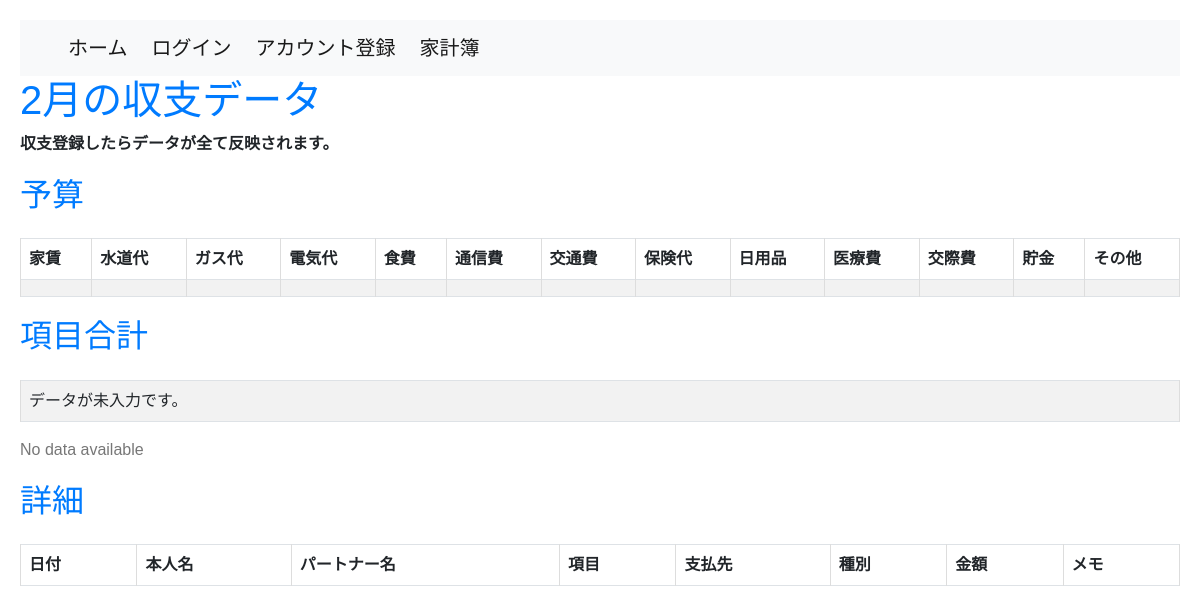
The page /household_budget/monthly_data/2024-2/ on the database as committed earlier.
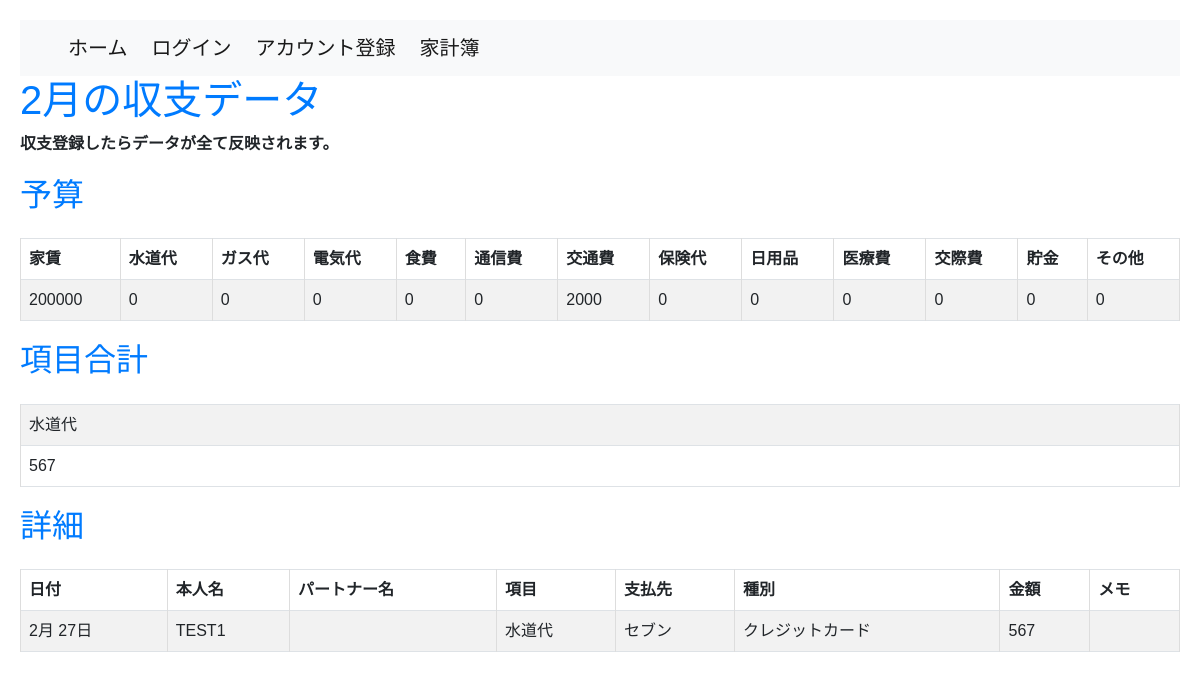
The same page on the database as committed later.
### household_budget/models.py (models this page shows, shortened)
class Budget(models.Model):
    user = models.ForeignKey(settings.AUTH_USER_MODEL, on_delete=models.CASCADE)
    event_date = models.DateField(default=datetime.date.today)
    rent_budget = models.IntegerField(default=0)
    water_supply_budget = models.IntegerField(default=0)
    gas_budget = models.IntegerField(default=0)
    electricity_budget = models.IntegerField(default=0)
    food_expenses_budget = models.IntegerField(default=0)
    communication_expenses_budget = models.IntegerField(default=0)
    transportation_expenses_budget = models.IntegerField(default=0)
    insurance_fee_budget = models.IntegerField(default=0)
    daily_necessities_budget = models.IntegerField(default=0)
    medical_bills_budget = models.IntegerField(default=0)
    entertainment_expenses_budget = models.IntegerField(default=0)
    saving_budget = models.IntegerField(default=0)
    add_item_budget = models.IntegerField(default=0)
    class Meta:
        db_table = 'Budget'

class Category(models.Model):
    category_name = models.CharField(max_length=50)
    class Meta:
        db_table = 'category'

class Transaction(models.Model):
    user = models.ForeignKey(settings.AUTH_USER_MODEL, on_delete=models.CASCADE)
    event_date = models.DateField()
    name_1 = models.CharField(max_length=20, default='', null=True)
    name_2 = models.CharField(max_length=20, default='', null=True)
    category = models.ForeignKey(Category, on_delete=models.CASCADE)
    payment_type = models.ForeignKey(PaymentType, on_delete=models.CASCADE)
    vendor_name = models.ForeignKey(Vendor, on_delete=models.CASCADE, related_name='vendor_transactions')
    amount = models.IntegerField(default=0)
    memo = models.TextField(null=True)
    class Meta:
        db_table = 'transaction'
        ordering = ['event_date']

class Vendor(models.Model):
    user = models.ForeignKey(settings.AUTH_USER_MODEL, on_delete=models.CASCADE)
    vendor_name = models.CharField(max_length=50)
    class Meta:
        db_table = 'vendor'

class PaymentType(models.Model):
    payment_type = models.CharField(max_length=20)
    class Meta:
        db_table = 'pament_type'

### household_budget/views.py (the view)
# urls.py: path('monthly_data/<int:year>-<int:month>/', M_DataView.as_view(), name='monthly_data'),
class M_DataView(TemplateView):
    template_name = 'm_data.html'  # 作成するHTMLテンプレートの名前に変更してください
    def get_context_data(self, **kwargs):
        context = super().get_context_data(**kwargs)
        year = self.kwargs.get('year')
        month = self.kwargs.get('month')
        monthly_summary = Transaction.objects.filter(event_date__year=year, event_date__month=month)\
            .values('category__category_name')\
            .annotate(total_amount=Sum('amount'))
        if not monthly_summary:
            context['no_data_message'] = 'データが未入力です'
            return context
        monthly_details = Transaction.objects.filter(event_date__year=year, event_date__month=month)
        latest_budget = Budget.objects.filter(event_date__year=year, event_date__month=month).order_by('-event_date').first()
        context['year'] = year
        context['month'] = month
        context['monthly_summary'] = monthly_summary
        context['monthly_details'] = monthly_details
        context['latest_budget'] = latest_budget
        return context

### household_budget/templates/m_data.html (shortened to what this page needs)
{% extends 'base.html' %}
{% block content %}
<!DOCTYPE html>
<html lang="en">
<head>
</head>
<body>
    <h1>{{ month }}月の収支データ</h1>
    <p><b>収支登録したらデータが全て反映されます。</b></p>
    <h2>予算</h2>
    <table class="table table-striped table-bordered mt-4">
        <thead class="thead-dark">
            <tr>
                <th>家賃</th>
                <th>水道代</th>
                <th>ガス代</th>
                <th>電気代</th>
                <th>食費</th>
                <th>通信費</th>
                <th>交通費</th>
                <th>保険代</th>
                <th>日用品</th>
                <th>医療費</th>
                <th>交際費</th>
                <th>貯金</th>
                <th>その他</th>
            </tr>
        </thead>
        <tbody>
            <tr>
                <td>{{ latest_budget.rent_budget }}</td>
                <td>{{ latest_budget.water_supply_budget }}</td>
                <td>{{ latest_budget.gas_budget }}</td>
                <td>{{ latest_budget.electricity_budget }}</td>
                <td>{{ latest_budget.food_expenses_budget }}</td>
                <td>{{ latest_budget.communication_expenses_budget }}</td>
                <td>{{ latest_budget.transportation_expenses_budget }}</td>
                <td>{{ latest_budget.insurance_fee_budget }}</td>
                <td>{{ latest_budget.daily_necessities_budget }}</td>
                <td>{{ latest_budget.medical_bills_budget }}</td>
                <td>{{ latest_budget.entertainment_expenses_budget }}</td>
                <td>{{ latest_budget.saving_budget }}</td>
                <td>{{ latest_budget.add_item_budget }}</td>
            </tr>
        </tbody>
    </table>
    <h2>項目合計</h2>
    <table class="table table-striped table-bordered mt-4">
        <tbody>
          {% if monthly_summary %}
            <tr>
                {% for entry in monthly_summary %}
                    <td>{{ entry.category__category_name }}</td>
                {% endfor %}
            </tr>
            <tr>
                {% for entry in monthly_summary %}
                    <td>{{ entry.total_amount|default:"0" }}</td>
                {% endfor %}
            </tr>
          {% else %}
            <tr>
              <td colspan="2">データが未入力です。</td>
            </tr>
          {% endif %}
        </tbody>
    </table>
    {% if not monthly_summary %}
        <p class="no-data">No data available</p>
    {% endif %}
    <h2>詳細</h2>
    <table class="table table-striped table-bordered mt-4">
        <thead class="thead-dark">
            <tr>
                <th>日付</th>
                <th>本人名</th>
                <th>パートナー名</th>
                <th>項目</th>
                <th>支払先</th>
                <th>種別</th>
                <th>金額</th>
                <th>メモ</th>
            </tr>
        </thead>
        <tbody>
            {% for detail in monthly_details %}
                <tr>
                    <td>{{ detail.event_date|date:"n月 j日" }}</td>
                    <td>{{ detail.name_1 }}</td>
                    <td>{{ detail.name_2 }}</td>
                    <td>{{ detail.category.category_name }}</td>
                    <td>{{ detail.vendor_name.vendor_name }}</td>
                    <td>{{ detail.payment_type.payment_type }}</td>
                    <td>{{ detail.amount }}</td>
                    <td>{{ detail.memo }}</td>
                </tr>
            {% endfor %}
        </tbody>
    </table>
</body>
</html>
{% endblock %}

Rows that differ between the two databases and show on the page:
now on this page (row edited): Budget: rent_budget "200000", water_supply_budget "0", gas_budget "0", electricity_budget "0", food_expenses_budget "0", communication_expenses_budget "0", transportation_expenses_budget "2000", insurance_fee_budget "0", daily_necessities_budget "0", medical_bills_budget "0", entertainment_expenses_budget "0", saving_budget "0", add_item_budget "0"
now on this page (row unchanged): Category: category__category_name "水道代"
added Transaction: event_date "2月 27日", name_1 "TEST1", category.category_name "水道代", vendor_name.vendor_name "セブン", payment_type.payment_type "クレジットカード", amount "567"
Other text that changed with them:
new list line: "567"
text no longer shown: "データが未入力です。 No data available"
